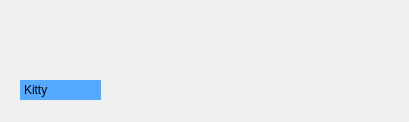
<?xml version="1.0" encoding="UTF-8"?>
<ui version="4.0">
 <class>Dialog</class>
 <widget class="QDialog" name="Dialog">
  <property name="geometry">
   <rect>
    <x>0</x>
    <y>0</y>
    <width>409</width>
    <height>122</height>
   </rect>
  </property>
  <property name="windowTitle">
   <string>Dialog</string>
  </property>
  <widget class="QLabel" name="label">
   <property name="geometry">
    <rect>
     <x>20</x>
     <y>80</y>
     <width>81</width>
     <height>20</height>
    </rect>
   </property>
   <property name="styleSheet">
    <string notr="true">background-color:rgb(85, 170, 255);

padding:1px;</string>
   </property>
   <property name="text">
    <string>Kitty</string>
   </property>
  </widget>
 </widget>
 <resources/>
 <connections/>
</ui>
